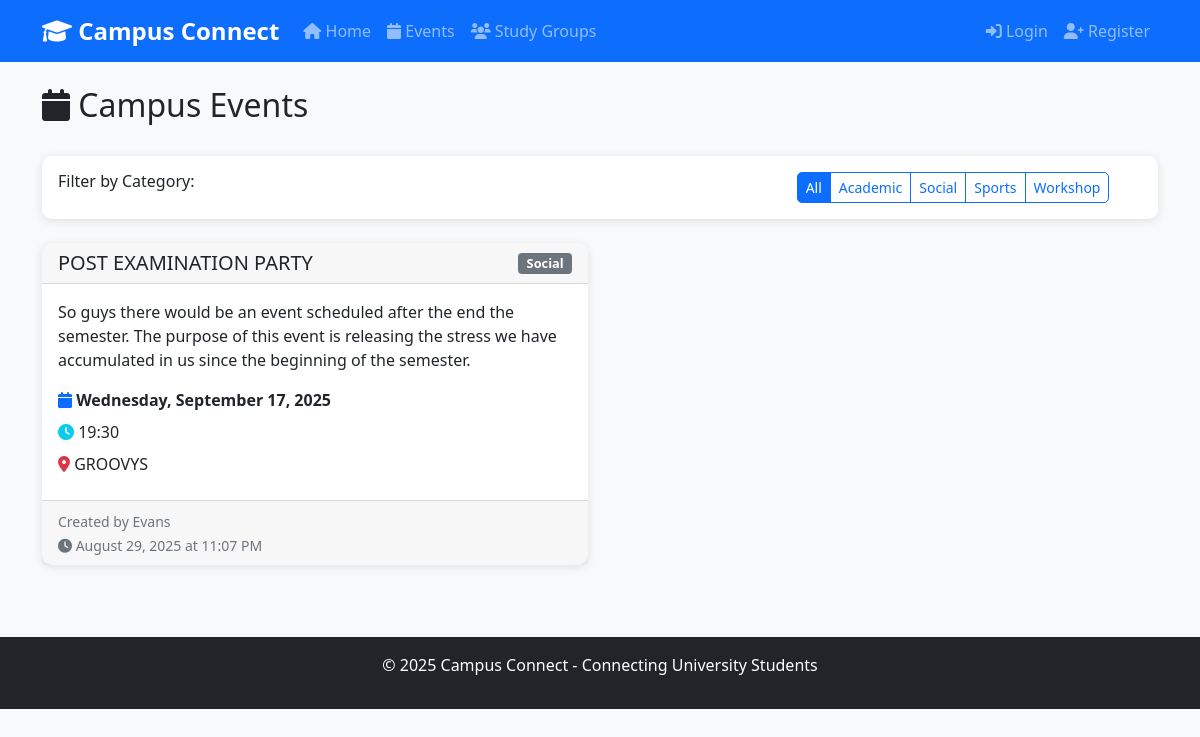
The app's page /events with its own data.
### app.py (models this page shows)
class Event(db.Model):
    id = db.Column(db.Integer, primary_key=True)
    title = db.Column(db.String(200), nullable=False)
    description = db.Column(db.Text, nullable=True)
    date = db.Column(db.Date, nullable=False)
    time = db.Column(db.String(20), nullable=True)
    location = db.Column(db.String(200), nullable=True)
    category = db.Column(db.String(50), nullable=False)  # academic, social, sports, etc.
    creator_id = db.Column(db.Integer, db.ForeignKey('user.id'), nullable=False)
    created_at = db.Column(db.DateTime, default=datetime.utcnow)
    is_active = db.Column(db.Boolean, default=True)

class User(UserMixin, db.Model):
    id = db.Column(db.Integer, primary_key=True)
    username = db.Column(db.String(80), unique=True, nullable=False)
    email = db.Column(db.String(120), unique=True, nullable=False)
    full_name = db.Column(db.String(100), nullable=False)
    course = db.Column(db.String(100), nullable=True)
    year_of_study = db.Column(db.Integer, nullable=True)
    bio = db.Column(db.Text, nullable=True)
    created_at = db.Column(db.DateTime, default=datetime.utcnow)
    events_created = db.relationship('Event', backref='creator', lazy=True)
    study_groups_created = db.relationship('StudyGroup', backref='creator', lazy=True)

### app.py (the view)
@app.route('/events')
def events():
    category = request.args.get('category', 'all')
    if category == 'all':
        events = Event.query.filter(Event.is_active == True).order_by(Event.date.desc()).all()
    else:
        events = Event.query.filter(Event.category == category, Event.is_active == True).order_by(Event.date.desc()).all()
    return render_template('events.html', events=events, current_category=category)

### templates/events.html (shortened to what this page needs)
{% extends "base.html" %}
{% block content %}
<div class="d-flex justify-content-between align-items-center mb-4">
    <h2><i class="fas fa-calendar"></i> Campus Events</h2>
</div>
<div class="card mb-4">
    <div class="card-body">
        <div class="row">
            <div class="col-md-8">
                <h6>Filter by Category:</h6>
            </div>
            <div class="col-md-4">
                <div class="btn-group" role="group">
                    <a href="{{ url_for('events', category='all') }}"
                       class="btn {% if current_category == 'all' %}btn-primary{% else %}btn-outline-primary{% endif %} btn-sm">All</a>
                    <a href="{{ url_for('events', category='academic') }}"
                       class="btn {% if current_category == 'academic' %}btn-primary{% else %}btn-outline-primary{% endif %} btn-sm">Academic</a>
                    <a href="{{ url_for('events', category='social') }}"
                       class="btn {% if current_category == 'social' %}btn-primary{% else %}btn-outline-primary{% endif %} btn-sm">Social</a>
                    <a href="{{ url_for('events', category='sports') }}"
                       class="btn {% if current_category == 'sports' %}btn-primary{% else %}btn-outline-primary{% endif %} btn-sm">Sports</a>
                    <a href="{{ url_for('events', category='workshop') }}"
                       class="btn {% if current_category == 'workshop' %}btn-primary{% else %}btn-outline-primary{% endif %} btn-sm">Workshop</a>
                </div>
            </div>
        </div>
    </div>
</div>
{% if events %}
    <div class="row">
        {% for event in events %}
        <div class="col-md-6 mb-4">
            <div class="card h-100">
                <div class="card-header">
                    <div class="d-flex justify-content-between align-items-center">
                        <h5 class="mb-0">{{ event.title }}</h5>
                        <span class="badge bg-secondary">{{ event.category.title() }}</span>
                    </div>
                </div>
                <div class="card-body">
                    {% if event.description %}
                    <p class="card-text">{{ event.description }}</p>
                    {% endif %}
                    <div class="event-details">
                        <p class="mb-2">
                            <i class="fas fa-calendar text-primary"></i>
                            <strong>{{ event.date.strftime('%A, %B %d, %Y') }}</strong>
                        </p>
                        {% if event.time %}
                        <p class="mb-2">
                            <i class="fas fa-clock text-info"></i>
                            {{ event.time }}
                        </p>
                        {% endif %}
                        {% if event.location %}
                        <p class="mb-2">
                            <i class="fas fa-map-marker-alt text-danger"></i>
                            {{ event.location }}
                        </p>
                        {% endif %}
                    </div>
                </div>
                <div class="card-footer">
                    <small class="text-muted">
                        Created by {{ event.creator.full_name }}
                        <br>
                        <i class="fas fa-clock"></i> {{ event.created_at.strftime('%B %d, %Y at %I:%M %p') }}
                    </small>
                </div>
            </div>
        </div>
        {% endfor %}
    </div>
{% endif %}
{% endblock %}

### static/css/style.css (style rules this page uses)
body { background-color: #f8f9fa; }
.card { border-radius: 10px; box-shadow: 0 2px 10px rgba(0,0,0,0.1); transition: transform 0.2s; border: none; }
.badge { font-size: 0.8em; }
.btn { border-radius: 5px; transition: all 0.2s; }
.card-header { border-radius: 10px 10px 0 0 !important; font-weight: 600; }

### records on screen
Event: title "POST EXAMINATION PARTY", category "Social", description "So guys there would be an event scheduled after the end the semester. The purpose of this event is releasing the stress we have accumulated in us since the beginning of the semester.", date "Wednesday, September 17, 2025", time "19:30", location "GROOVYS", creator.full_name "Evans", created_at "August 29, 2025 at 11:07 PM"
